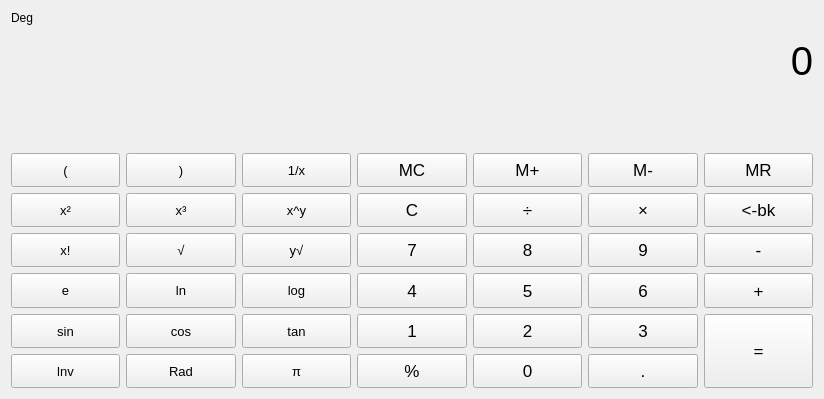
<?xml version="1.0" encoding="UTF-8"?>
<ui version="4.0">
 <class>QtWidgetsApplication1Class</class>
 <widget class="QMainWindow" name="QtWidgetsApplication1Class">
  <property name="geometry">
   <rect>
    <x>0</x>
    <y>0</y>
    <width>824</width>
    <height>399</height>
   </rect>
  </property>
  <property name="windowTitle">
   <string>QtWidgetsApplication1</string>
  </property>
  <widget class="QWidget" name="centralWidget">
   <layout class="QGridLayout" name="gridLayout_3">
    <item row="1" column="1">
     <widget class="QLabel" name="label_2">
      <property name="minimumSize">
       <size>
        <width>0</width>
        <height>30</height>
       </size>
      </property>
      <property name="font">
       <font>
        <family>Arial</family>
        <pointsize>11</pointsize>
       </font>
      </property>
      <property name="text">
       <string/>
      </property>
      <property name="alignment">
       <set>Qt::AlignRight|Qt::AlignTrailing|Qt::AlignVCenter</set>
      </property>
     </widget>
    </item>
    <item row="0" column="1">
     <widget class="QLabel" name="label">
      <property name="sizePolicy">
       <sizepolicy hsizetype="Preferred" vsizetype="Preferred">
        <horstretch>0</horstretch>
        <verstretch>0</verstretch>
       </sizepolicy>
      </property>
      <property name="minimumSize">
       <size>
        <width>0</width>
        <height>100</height>
       </size>
      </property>
      <property name="font">
       <font>
        <family>Arial</family>
        <pointsize>30</pointsize>
        <weight>50</weight>
        <bold>false</bold>
       </font>
      </property>
      <property name="text">
       <string>0</string>
      </property>
      <property name="alignment">
       <set>Qt::AlignRight|Qt::AlignTrailing|Qt::AlignVCenter</set>
      </property>
     </widget>
    </item>
    <item row="0" column="0">
     <widget class="QLabel" name="label_3">
      <property name="sizePolicy">
       <sizepolicy hsizetype="Fixed" vsizetype="Preferred">
        <horstretch>0</horstretch>
        <verstretch>0</verstretch>
       </sizepolicy>
      </property>
      <property name="text">
       <string>Deg</string>
      </property>
      <property name="alignment">
       <set>Qt::AlignHCenter|Qt::AlignTop</set>
      </property>
     </widget>
    </item>
    <item row="3" column="0" colspan="2">
     <layout class="QGridLayout" name="gridLayout_2">
      <item row="0" column="2">
       <widget class="QPushButton" name="pushButton_19">
        <property name="sizePolicy">
         <sizepolicy hsizetype="Expanding" vsizetype="Expanding">
          <horstretch>0</horstretch>
          <verstretch>0</verstretch>
         </sizepolicy>
        </property>
        <property name="font">
         <font>
          <family>Arial</family>
          <pointsize>10</pointsize>
         </font>
        </property>
        <property name="text">
         <string>1/x</string>
        </property>
       </widget>
      </item>
      <item row="3" column="3">
       <widget class="QPushButton" name="pushButton">
        <property name="sizePolicy">
         <sizepolicy hsizetype="Expanding" vsizetype="Expanding">
          <horstretch>0</horstretch>
          <verstretch>0</verstretch>
         </sizepolicy>
        </property>
        <property name="font">
         <font>
          <family>Arial</family>
          <pointsize>13</pointsize>
         </font>
        </property>
        <property name="text">
         <string>4</string>
        </property>
       </widget>
      </item>
      <item row="2" column="4">
       <widget class="QPushButton" name="pushButton_7">
        <property name="sizePolicy">
         <sizepolicy hsizetype="Expanding" vsizetype="Expanding">
          <horstretch>0</horstretch>
          <verstretch>0</verstretch>
         </sizepolicy>
        </property>
        <property name="font">
         <font>
          <family>Arial</family>
          <pointsize>13</pointsize>
          <weight>50</weight>
          <bold>false</bold>
         </font>
        </property>
        <property name="text">
         <string>8</string>
        </property>
       </widget>
      </item>
      <item row="0" column="4">
       <widget class="QPushButton" name="pushButton_22">
        <property name="sizePolicy">
         <sizepolicy hsizetype="Expanding" vsizetype="Expanding">
          <horstretch>0</horstretch>
          <verstretch>0</verstretch>
         </sizepolicy>
        </property>
        <property name="font">
         <font>
          <family>Arial</family>
          <pointsize>13</pointsize>
         </font>
        </property>
        <property name="text">
         <string>M+</string>
        </property>
       </widget>
      </item>
      <item row="5" column="2">
       <widget class="QPushButton" name="pushButton_29">
        <property name="sizePolicy">
         <sizepolicy hsizetype="Expanding" vsizetype="Expanding">
          <horstretch>0</horstretch>
          <verstretch>0</verstretch>
         </sizepolicy>
        </property>
        <property name="font">
         <font>
          <family>Arial</family>
          <pointsize>10</pointsize>
         </font>
        </property>
        <property name="text">
         <string>π</string>
        </property>
       </widget>
      </item>
      <item row="3" column="6">
       <widget class="QPushButton" name="pushButton_18">
        <property name="sizePolicy">
         <sizepolicy hsizetype="Expanding" vsizetype="Expanding">
          <horstretch>0</horstretch>
          <verstretch>0</verstretch>
         </sizepolicy>
        </property>
        <property name="font">
         <font>
          <family>Arial</family>
          <pointsize>13</pointsize>
         </font>
        </property>
        <property name="text">
         <string>+</string>
        </property>
       </widget>
      </item>
      <item row="1" column="3">
       <widget class="QPushButton" name="pushButton_13">
        <property name="sizePolicy">
         <sizepolicy hsizetype="Expanding" vsizetype="Expanding">
          <horstretch>0</horstretch>
          <verstretch>0</verstretch>
         </sizepolicy>
        </property>
        <property name="font">
         <font>
          <family>Arial</family>
          <pointsize>13</pointsize>
         </font>
        </property>
        <property name="text">
         <string>C</string>
        </property>
       </widget>
      </item>
      <item row="5" column="1">
       <widget class="QPushButton" name="pushButton_35">
        <property name="sizePolicy">
         <sizepolicy hsizetype="Expanding" vsizetype="Expanding">
          <horstretch>0</horstretch>
          <verstretch>0</verstretch>
         </sizepolicy>
        </property>
        <property name="font">
         <font>
          <family>Arial</family>
          <pointsize>10</pointsize>
         </font>
        </property>
        <property name="text">
         <string>Rad</string>
        </property>
       </widget>
      </item>
      <item row="5" column="4">
       <widget class="QPushButton" name="pushButton_11">
        <property name="sizePolicy">
         <sizepolicy hsizetype="Expanding" vsizetype="Expanding">
          <horstretch>0</horstretch>
          <verstretch>0</verstretch>
         </sizepolicy>
        </property>
        <property name="font">
         <font>
          <family>Arial</family>
          <pointsize>13</pointsize>
         </font>
        </property>
        <property name="text">
         <string>0</string>
        </property>
       </widget>
      </item>
      <item row="4" column="2">
       <widget class="QPushButton" name="pushButton_28">
        <property name="sizePolicy">
         <sizepolicy hsizetype="Expanding" vsizetype="Expanding">
          <horstretch>0</horstretch>
          <verstretch>0</verstretch>
         </sizepolicy>
        </property>
        <property name="font">
         <font>
          <family>Arial</family>
          <pointsize>10</pointsize>
         </font>
        </property>
        <property name="text">
         <string>tan</string>
        </property>
       </widget>
      </item>
      <item row="3" column="4">
       <widget class="QPushButton" name="pushButton_4">
        <property name="sizePolicy">
         <sizepolicy hsizetype="Expanding" vsizetype="Expanding">
          <horstretch>0</horstretch>
          <verstretch>0</verstretch>
         </sizepolicy>
        </property>
        <property name="font">
         <font>
          <family>Arial</family>
          <pointsize>13</pointsize>
         </font>
        </property>
        <property name="text">
         <string>5</string>
        </property>
       </widget>
      </item>
      <item row="4" column="1">
       <widget class="QPushButton" name="pushButton_34">
        <property name="sizePolicy">
         <sizepolicy hsizetype="Expanding" vsizetype="Expanding">
          <horstretch>0</horstretch>
          <verstretch>0</verstretch>
         </sizepolicy>
        </property>
        <property name="font">
         <font>
          <family>Arial</family>
          <pointsize>10</pointsize>
         </font>
        </property>
        <property name="text">
         <string>cos</string>
        </property>
       </widget>
      </item>
      <item row="4" column="3">
       <widget class="QPushButton" name="pushButton_2">
        <property name="sizePolicy">
         <sizepolicy hsizetype="Expanding" vsizetype="Expanding">
          <horstretch>0</horstretch>
          <verstretch>0</verstretch>
         </sizepolicy>
        </property>
        <property name="font">
         <font>
          <family>Arial</family>
          <pointsize>13</pointsize>
         </font>
        </property>
        <property name="text">
         <string>1</string>
        </property>
       </widget>
      </item>
      <item row="2" column="1">
       <widget class="QPushButton" name="pushButton_32">
        <property name="sizePolicy">
         <sizepolicy hsizetype="Expanding" vsizetype="Expanding">
          <horstretch>0</horstretch>
          <verstretch>0</verstretch>
         </sizepolicy>
        </property>
        <property name="font">
         <font>
          <family>Arial</family>
          <pointsize>10</pointsize>
         </font>
        </property>
        <property name="text">
         <string>√</string>
        </property>
       </widget>
      </item>
      <item row="2" column="2">
       <widget class="QPushButton" name="pushButton_26">
        <property name="sizePolicy">
         <sizepolicy hsizetype="Expanding" vsizetype="Expanding">
          <horstretch>0</horstretch>
          <verstretch>0</verstretch>
         </sizepolicy>
        </property>
        <property name="font">
         <font>
          <family>Arial</family>
          <pointsize>10</pointsize>
         </font>
        </property>
        <property name="text">
         <string>y√</string>
        </property>
       </widget>
      </item>
      <item row="1" column="2">
       <widget class="QPushButton" name="pushButton_25">
        <property name="sizePolicy">
         <sizepolicy hsizetype="Expanding" vsizetype="Expanding">
          <horstretch>0</horstretch>
          <verstretch>0</verstretch>
         </sizepolicy>
        </property>
        <property name="font">
         <font>
          <family>Arial</family>
          <pointsize>10</pointsize>
         </font>
        </property>
        <property name="text">
         <string>x^y</string>
        </property>
       </widget>
      </item>
      <item row="2" column="5">
       <widget class="QPushButton" name="pushButton_8">
        <property name="sizePolicy">
         <sizepolicy hsizetype="Expanding" vsizetype="Expanding">
          <horstretch>0</horstretch>
          <verstretch>0</verstretch>
         </sizepolicy>
        </property>
        <property name="font">
         <font>
          <family>Arial</family>
          <pointsize>13</pointsize>
         </font>
        </property>
        <property name="text">
         <string>9</string>
        </property>
       </widget>
      </item>
      <item row="3" column="5">
       <widget class="QPushButton" name="pushButton_5">
        <property name="sizePolicy">
         <sizepolicy hsizetype="Expanding" vsizetype="Expanding">
          <horstretch>0</horstretch>
          <verstretch>0</verstretch>
         </sizepolicy>
        </property>
        <property name="font">
         <font>
          <family>Arial</family>
          <pointsize>13</pointsize>
         </font>
        </property>
        <property name="text">
         <string>6</string>
        </property>
       </widget>
      </item>
      <item row="4" column="5">
       <widget class="QPushButton" name="pushButton_9">
        <property name="sizePolicy">
         <sizepolicy hsizetype="Expanding" vsizetype="Expanding">
          <horstretch>0</horstretch>
          <verstretch>0</verstretch>
         </sizepolicy>
        </property>
        <property name="font">
         <font>
          <family>Arial</family>
          <pointsize>13</pointsize>
         </font>
        </property>
        <property name="text">
         <string>3</string>
        </property>
       </widget>
      </item>
      <item row="1" column="4">
       <widget class="QPushButton" name="pushButton_14">
        <property name="sizePolicy">
         <sizepolicy hsizetype="Expanding" vsizetype="Expanding">
          <horstretch>0</horstretch>
          <verstretch>0</verstretch>
         </sizepolicy>
        </property>
        <property name="font">
         <font>
          <family>Arial</family>
          <pointsize>13</pointsize>
         </font>
        </property>
        <property name="text">
         <string>÷</string>
        </property>
       </widget>
      </item>
      <item row="5" column="3">
       <widget class="QPushButton" name="pushButton_10">
        <property name="sizePolicy">
         <sizepolicy hsizetype="Expanding" vsizetype="Expanding">
          <horstretch>0</horstretch>
          <verstretch>0</verstretch>
         </sizepolicy>
        </property>
        <property name="font">
         <font>
          <family>Arial</family>
          <pointsize>13</pointsize>
         </font>
        </property>
        <property name="text">
         <string>%</string>
        </property>
       </widget>
      </item>
      <item row="2" column="3">
       <widget class="QPushButton" name="pushButton_3">
        <property name="enabled">
         <bool>true</bool>
        </property>
        <property name="sizePolicy">
         <sizepolicy hsizetype="Expanding" vsizetype="Expanding">
          <horstretch>0</horstretch>
          <verstretch>0</verstretch>
         </sizepolicy>
        </property>
        <property name="font">
         <font>
          <family>Arial</family>
          <pointsize>13</pointsize>
          <weight>50</weight>
          <bold>false</bold>
         </font>
        </property>
        <property name="text">
         <string>7</string>
        </property>
       </widget>
      </item>
      <item row="1" column="5">
       <widget class="QPushButton" name="pushButton_15">
        <property name="sizePolicy">
         <sizepolicy hsizetype="Expanding" vsizetype="Expanding">
          <horstretch>0</horstretch>
          <verstretch>0</verstretch>
         </sizepolicy>
        </property>
        <property name="font">
         <font>
          <family>Arial</family>
          <pointsize>13</pointsize>
         </font>
        </property>
        <property name="text">
         <string>×</string>
        </property>
       </widget>
      </item>
      <item row="3" column="2">
       <widget class="QPushButton" name="pushButton_27">
        <property name="sizePolicy">
         <sizepolicy hsizetype="Expanding" vsizetype="Expanding">
          <horstretch>0</horstretch>
          <verstretch>0</verstretch>
         </sizepolicy>
        </property>
        <property name="font">
         <font>
          <family>Arial</family>
          <pointsize>10</pointsize>
         </font>
        </property>
        <property name="text">
         <string>log</string>
        </property>
       </widget>
      </item>
      <item row="0" column="5">
       <widget class="QPushButton" name="pushButton_23">
        <property name="sizePolicy">
         <sizepolicy hsizetype="Expanding" vsizetype="Expanding">
          <horstretch>0</horstretch>
          <verstretch>0</verstretch>
         </sizepolicy>
        </property>
        <property name="font">
         <font>
          <family>Arial</family>
          <pointsize>13</pointsize>
         </font>
        </property>
        <property name="text">
         <string>M-</string>
        </property>
       </widget>
      </item>
      <item row="1" column="1">
       <widget class="QPushButton" name="pushButton_31">
        <property name="sizePolicy">
         <sizepolicy hsizetype="Expanding" vsizetype="Expanding">
          <horstretch>0</horstretch>
          <verstretch>0</verstretch>
         </sizepolicy>
        </property>
        <property name="font">
         <font>
          <family>Arial</family>
          <pointsize>10</pointsize>
         </font>
        </property>
        <property name="text">
         <string>x³</string>
        </property>
       </widget>
      </item>
      <item row="1" column="6">
       <widget class="QPushButton" name="pushButton_16">
        <property name="sizePolicy">
         <sizepolicy hsizetype="Expanding" vsizetype="Expanding">
          <horstretch>0</horstretch>
          <verstretch>0</verstretch>
         </sizepolicy>
        </property>
        <property name="font">
         <font>
          <family>Arial</family>
          <pointsize>13</pointsize>
         </font>
        </property>
        <property name="text">
         <string>&lt;-bk</string>
        </property>
       </widget>
      </item>
      <item row="4" column="4">
       <widget class="QPushButton" name="pushButton_6">
        <property name="sizePolicy">
         <sizepolicy hsizetype="Expanding" vsizetype="Expanding">
          <horstretch>0</horstretch>
          <verstretch>0</verstretch>
         </sizepolicy>
        </property>
        <property name="font">
         <font>
          <family>Arial</family>
          <pointsize>13</pointsize>
         </font>
        </property>
        <property name="text">
         <string>2</string>
        </property>
       </widget>
      </item>
      <item row="5" column="5">
       <widget class="QPushButton" name="pushButton_12">
        <property name="sizePolicy">
         <sizepolicy hsizetype="Expanding" vsizetype="Expanding">
          <horstretch>0</horstretch>
          <verstretch>0</verstretch>
         </sizepolicy>
        </property>
        <property name="font">
         <font>
          <family>Arial</family>
          <pointsize>13</pointsize>
         </font>
        </property>
        <property name="text">
         <string>.</string>
        </property>
       </widget>
      </item>
      <item row="2" column="6">
       <widget class="QPushButton" name="pushButton_17">
        <property name="sizePolicy">
         <sizepolicy hsizetype="Expanding" vsizetype="Expanding">
          <horstretch>0</horstretch>
          <verstretch>0</verstretch>
         </sizepolicy>
        </property>
        <property name="font">
         <font>
          <family>Arial</family>
          <pointsize>13</pointsize>
         </font>
        </property>
        <property name="text">
         <string>-</string>
        </property>
       </widget>
      </item>
      <item row="0" column="3">
       <widget class="QPushButton" name="pushButton_21">
        <property name="sizePolicy">
         <sizepolicy hsizetype="Expanding" vsizetype="Expanding">
          <horstretch>0</horstretch>
          <verstretch>0</verstretch>
         </sizepolicy>
        </property>
        <property name="font">
         <font>
          <family>Arial</family>
          <pointsize>13</pointsize>
         </font>
        </property>
        <property name="text">
         <string>MC</string>
        </property>
       </widget>
      </item>
      <item row="4" column="6" rowspan="2">
       <widget class="QPushButton" name="pushButton_20">
        <property name="sizePolicy">
         <sizepolicy hsizetype="Expanding" vsizetype="Expanding">
          <horstretch>0</horstretch>
          <verstretch>0</verstretch>
         </sizepolicy>
        </property>
        <property name="font">
         <font>
          <family>Arial</family>
          <pointsize>13</pointsize>
         </font>
        </property>
        <property name="text">
         <string>=</string>
        </property>
       </widget>
      </item>
      <item row="0" column="1">
       <widget class="QPushButton" name="pushButton_30">
        <property name="sizePolicy">
         <sizepolicy hsizetype="Expanding" vsizetype="Expanding">
          <horstretch>0</horstretch>
          <verstretch>0</verstretch>
         </sizepolicy>
        </property>
        <property name="font">
         <font>
          <family>Arial</family>
          <pointsize>10</pointsize>
         </font>
        </property>
        <property name="text">
         <string>)</string>
        </property>
       </widget>
      </item>
      <item row="0" column="6">
       <widget class="QPushButton" name="pushButton_24">
        <property name="sizePolicy">
         <sizepolicy hsizetype="Expanding" vsizetype="Expanding">
          <horstretch>0</horstretch>
          <verstretch>0</verstretch>
         </sizepolicy>
        </property>
        <property name="font">
         <font>
          <family>Arial</family>
          <pointsize>13</pointsize>
         </font>
        </property>
        <property name="text">
         <string>MR</string>
        </property>
       </widget>
      </item>
      <item row="3" column="1">
       <widget class="QPushButton" name="pushButton_33">
        <property name="sizePolicy">
         <sizepolicy hsizetype="Expanding" vsizetype="Expanding">
          <horstretch>0</horstretch>
          <verstretch>0</verstretch>
         </sizepolicy>
        </property>
        <property name="font">
         <font>
          <family>Arial</family>
          <pointsize>10</pointsize>
         </font>
        </property>
        <property name="text">
         <string>ln</string>
        </property>
       </widget>
      </item>
      <item row="0" column="0">
       <widget class="QPushButton" name="pushButton_36">
        <property name="sizePolicy">
         <sizepolicy hsizetype="Expanding" vsizetype="Expanding">
          <horstretch>0</horstretch>
          <verstretch>0</verstretch>
         </sizepolicy>
        </property>
        <property name="font">
         <font>
          <family>Arial</family>
          <pointsize>10</pointsize>
         </font>
        </property>
        <property name="text">
         <string>(</string>
        </property>
       </widget>
      </item>
      <item row="1" column="0">
       <widget class="QPushButton" name="pushButton_37">
        <property name="sizePolicy">
         <sizepolicy hsizetype="Expanding" vsizetype="Expanding">
          <horstretch>0</horstretch>
          <verstretch>0</verstretch>
         </sizepolicy>
        </property>
        <property name="font">
         <font>
          <family>Arial</family>
          <pointsize>10</pointsize>
         </font>
        </property>
        <property name="text">
         <string>x²</string>
        </property>
       </widget>
      </item>
      <item row="2" column="0">
       <widget class="QPushButton" name="pushButton_38">
        <property name="sizePolicy">
         <sizepolicy hsizetype="Expanding" vsizetype="Expanding">
          <horstretch>0</horstretch>
          <verstretch>0</verstretch>
         </sizepolicy>
        </property>
        <property name="font">
         <font>
          <family>Arial</family>
          <pointsize>10</pointsize>
         </font>
        </property>
        <property name="text">
         <string>x!</string>
        </property>
       </widget>
      </item>
      <item row="3" column="0">
       <widget class="QPushButton" name="pushButton_39">
        <property name="sizePolicy">
         <sizepolicy hsizetype="Expanding" vsizetype="Expanding">
          <horstretch>0</horstretch>
          <verstretch>0</verstretch>
         </sizepolicy>
        </property>
        <property name="font">
         <font>
          <family>Arial</family>
          <pointsize>10</pointsize>
         </font>
        </property>
        <property name="text">
         <string>e</string>
        </property>
       </widget>
      </item>
      <item row="4" column="0">
       <widget class="QPushButton" name="pushButton_40">
        <property name="sizePolicy">
         <sizepolicy hsizetype="Expanding" vsizetype="Expanding">
          <horstretch>0</horstretch>
          <verstretch>0</verstretch>
         </sizepolicy>
        </property>
        <property name="font">
         <font>
          <family>Arial</family>
          <pointsize>10</pointsize>
         </font>
        </property>
        <property name="text">
         <string>sin</string>
        </property>
       </widget>
      </item>
      <item row="5" column="0">
       <widget class="QPushButton" name="pushButton_41">
        <property name="sizePolicy">
         <sizepolicy hsizetype="Expanding" vsizetype="Expanding">
          <horstretch>0</horstretch>
          <verstretch>0</verstretch>
         </sizepolicy>
        </property>
        <property name="font">
         <font>
          <family>Arial</family>
          <pointsize>10</pointsize>
         </font>
        </property>
        <property name="text">
         <string>lnv</string>
        </property>
       </widget>
      </item>
     </layout>
    </item>
    <item row="1" column="0">
     <widget class="QLabel" name="label_4">
      <property name="text">
       <string/>
      </property>
     </widget>
    </item>
   </layout>
  </widget>
 </widget>
 <layoutdefault spacing="6" margin="11"/>
 <resources>
  <include location="QtWidgetsApplication1.qrc"/>
 </resources>
 <connections/>
</ui>
